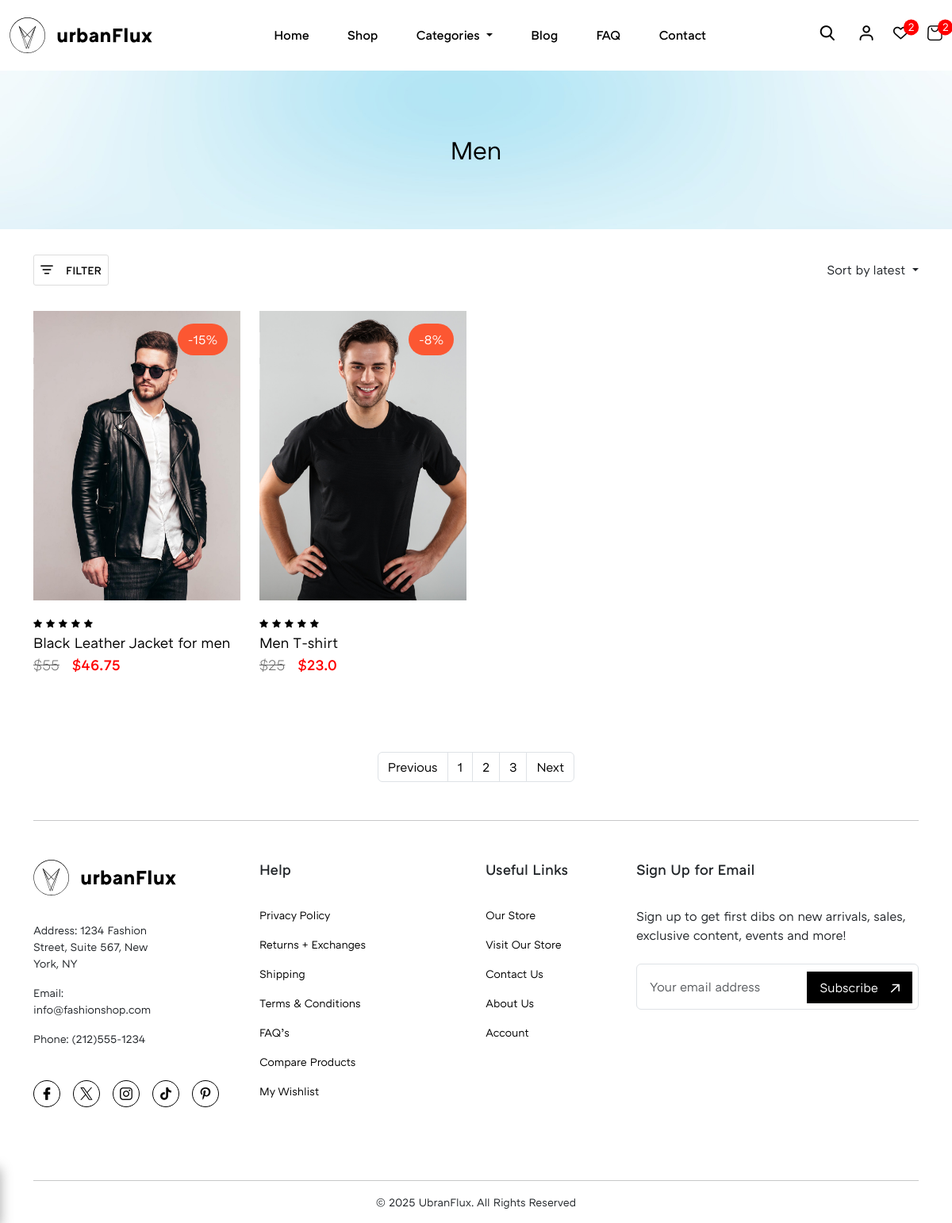
/category/16, run on an earlier commit of the app's database.
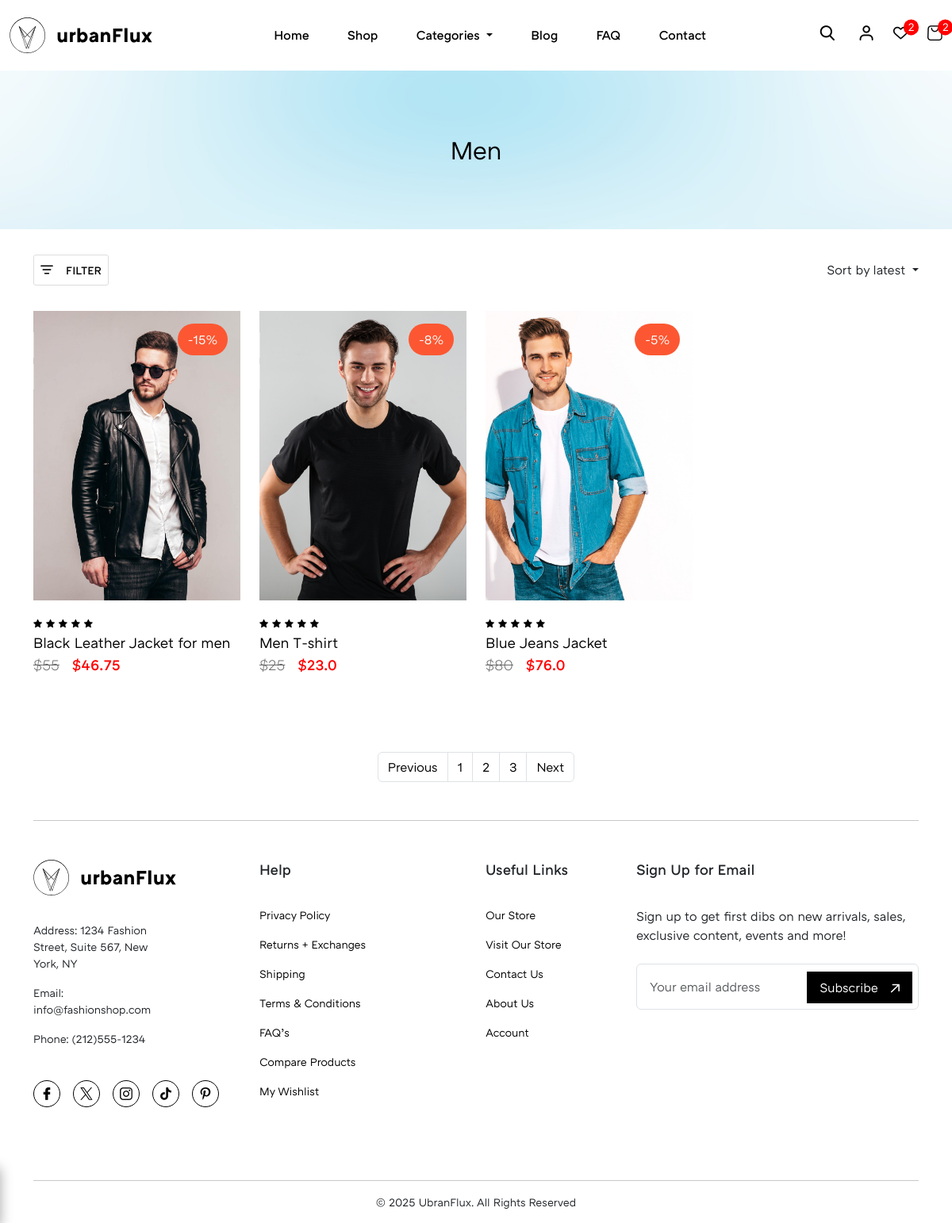
And on a later commit of the database.
### Site_Settings/models.py (models this page shows)
class Site_Settings(models.Model):
    estimated_delivery = models.TextField(max_length= 200, null=True)
    return_time = models.TextField(max_length= 200 , null=True)
    site_logo = models.FileField(upload_to='site_logo', validators=[validate_logo])
    theme_hero_section = models.ImageField(upload_to= 'theme_hero_section')
    tax_rate = models.IntegerField()
    product_policies = models.TextField(max_length=400)
    class Meta:
        verbose_name = ''
        verbose_name_plural = 'Site Settings'

### Store/models.py (models this page shows, shortened)
class Store(models.Model):
    product_name = models.CharField(max_length=100)
    price = models.IntegerField(null=True)
    product_type = models.CharField(max_length=15)
    description = models.TextField(max_length=500)
    Color_1 = models.CharField(max_length=10 , null=True)
    Color_2 = models.CharField(max_length=10, null=True , blank=True)
    Color_3 = models.CharField(max_length=10, null=True , blank=True)
    Feature_1 = models.CharField(max_length=50)
    Feature_2 = models.CharField(max_length=50, null=True , blank=True)
    Feature_3 = models.CharField(max_length=50, null=True , blank=True)
    Size_1 = models.CharField(max_length=20 , null=True)
    Size_2 = models.CharField(max_length=20, null=True , blank=True)
    Size_3 = models.CharField(max_length=20, null=True , blank=True)
    Materials_Care_1 = models.CharField(max_length=50, null=True)
    Materials_Care_2 = models.CharField(max_length=50, null=True , blank=True)
    Materials_Care_3 = models.CharField(max_length=50, null=True , blank=True)
    stock = models.IntegerField()
    sale = models.IntegerField(null=True, blank=True)
    is_available = models.BooleanField(default = True)
    slug =models.SlugField(max_length=100, unique=True)
    Image = models.ImageField(upload_to='Products')
    product_image_1 = models.ImageField(upload_to='Products')
    product_image_2 = models.ImageField(upload_to='Products')
    product_image_3 = models.ImageField(upload_to='Products')
    category = models.ForeignKey(Category, on_delete=models.CASCADE)
    class Meta():
        verbose_name = ''
        verbose_name_plural = 'Product'

### urbax_Flux/views.py (the view)
# urls.py: path('category/', views.product_category, name='category'),
def product_category(request, category):
    categories =  Category.objects.all()
    category_obj = get_object_or_404(Category, id=category)
    product_by_cat = Store.objects.filter( category_id=category)
    site_settings = Site_Settings.objects.all()
    Data = {
        "site_settings_data": site_settings,
        "categories_data": categories,
        "cat_obj" : category_obj,
        "product_by_cat_data" : product_by_cat
    }
    return render(request, 'category.html' , Data)

### Store/templatetags/custom_tags.py (called while the page is built)
@register.simple_tag
def calculate_discount_price(price, sale):
    try:
        price = float(price)  # Convert price to float
        sale = float(sale)    # Convert sale to float
        if price is not None and sale is not None:
            return price * (1 - sale / 100)  # Calculate discounted price
    except (ValueError, TypeError):
        pass  # If conversion fails, return the original price
    return price  # If there's no sale or conversion fails, return the original price

### templates/category.html (shortened to what this page needs)
{% load custom_tags %}
{% include 'header.html' %}
<main class="main-content">
    <section class="theme-hero-section">
        <figure>
            {% for theme in site_settings_data %}
            <img src="{{theme.theme_hero_section.url}}" alt="">
            {% endfor %}
            <figcaption>
                <h4 class="main-heading-font-medium">{{cat_obj.category_name}}</h4>
            </figcaption>
        </figure>
    </section>
    <div class="theme-filters-container">
        <div class="container">
            <div class="theme-filters-container-inner align-center-bet">
                <button class="align-center theme-filter-button light-border" id="filter_button"><i
                        class="filter-close icon-filter-icon"></i><small>FILTER</small></button>
                <div class="nav-item dropdown">
                    <a class="nav-link dropdown-toggle" href="#" id="navbarDropdown" role="button"
                        data-bs-toggle="dropdown" aria-expanded="false">
                        Sort by latest
                    </a>
                </div>
            </div>
        </div>
    </div>
    <section class="theme-product-cards">
        <div class="container">
            <div class="theme-product-cards-inner">
                <div class="row">
                    {% for c in product_by_cat_data %}
                    <div class="col-md-6 col-lg-4 col-xl-3">
                        <div class="product-cards">
                            <a href="{% url 'product-detail' c.id %}">
                                <figure>
                                    <img loading="lazy" src="{{c.Image.url}}" alt="">
                                    <figcaption>
                                        {% if c.sale %}
                                        <span class="sale-off">-{{c.sale}}%</span>
                                        {% else %}
                                        <span class="d_none"></span>
                                        {% endif %}
                                    </figcaption>
                                </figure>
                            </a>
                            <div class="info">
                                <span><i class="icon-rating"></i></span>
                                <span><i class="icon-rating"></i></span>
                                <span><i class="icon-rating"></i></span>
                                <span><i class="icon-rating"></i></span>
                                <span><i class="icon-rating"></i></span>
                                <a href="{% url 'product-detail' c.id %}"
                                    class="product-carousel-anchor">{{c.product_name}}</a>
                                    {% if c.sale >= 1 %}
                                        <small class="before-price">${{c.price}}</small><span><small  class="red_color px-3">${% calculate_discount_price c.price c.sale %}</small></span>
                                        {% else %}
                                      <small>${{c.price}}</small>
                                      {% endif %}
                            </div>
                        </div>
                    </div>
                    {% endfor %}
                </div>
            </div>
            <div class="pagination just-center my-5">
                <nav aria-label="Page navigation example">
                    <ul class="pagination">
                        <li class="page-item"><a class="page-link" href="#">Previous</a></li>
                        <li class="page-item"><a class="page-link" href="#">1</a></li>
                        <li class="page-item"><a class="page-link" href="#">2</a></li>
                        <li class="page-item"><a class="page-link" href="#">3</a></li>
                        <li class="page-item"><a class="page-link" href="#">Next</a></li>
                    </ul>
                </nav>
            </div>
        </div>
    </section>
</main>
{% include 'footer.html' %}

### templates/header.html (shortened to what this page needs)
{% load static %}
<!DOCTYPE html>
<html lang="en">
<head>
  <link rel="stylesheet" href="{% static 'assets/libs/swiper.css' %}">
  <link rel="stylesheet" href=" {% static 'assets/css/main.css' %}">
</head>
<body>
  <div class="site-wrapper">
    <header class="header">
      <nav class="navbar navbar-expand-lg main-navbar">
        <div class="container container-lg">
          {% for logo in site_settings_data %}
          <a class="navbar-brand" href="#">
            <img src="{{logo.site_logo.url}}" class="site-logo" alt="">
          </a>
          {% endfor %}
          <div class="collapse navbar-collapse" id="navbarSupportedContent">
            <ul class="navbar-nav me-auto mb-2 mb-lg-0">
              <li class="nav-item  nav-bar-links">
                <a class="nav-link active" aria-current="page" href="{% url 'home' %}">Home</a>
              </li>
              <li class="nav-item nav-bar-links">
                <a class="nav-link" href="{% url 'shop' %}">Shop</a>
              </li>
              <li class="nav-item dropdown nav-bar-links">
                <a class="nav-link dropdown-toggle" href="#" id="navbarDropdown" role="button" data-bs-toggle="dropdown"
                  aria-expanded="false">
                  Categories
                </a>
              </li>
              <li class="nav-item nav-bar-links">
                <a class="nav-link" href="#">Blog</a>
              </li>
              <li class="nav-item nav-bar-links">
                <a class="nav-link" href="#">FAQ</a>
              </li>
              <li class="nav-item nav-bar-links">
                <a class="nav-link" href="#">Contact</a>
              </li>
            </ul>
            <ul class="nav-right-links align-center">
                <li>
                  <button class="lg-hide links-hover" id="search-btn"><i  class="icon-search"></i></button>
                </li>
              <li><a href="{% url 'login' %}" class="links-hover lg-hide"><i class="icon-login"></i></a></li>
              <li><a href="{% url 'wishlist' %}" class="links-hover lg-hide count"><i class="icon-favourite"></i><span><small>2</small></span></a></li>
              <li><a href="{% url 'Shopping-cart' %}" class="links-hover lg-hide count"><i class="icon-cart"></i><span><small>2</small></span></a></li>
            </ul>
          </div>
        </div>
      </nav>
    </header>

### templates/footer.html (shortened to what this page needs)
{% load static %}
<footer class="footer">
    <div class="container">
      <hr class="my-5">
      <div class="footer-inner">
        <div class="row">
          <div class="col-md-12 col-lg-6 col-xl-2">
            <div class="col-inner">
              {% for logo in site_settings_data %}
              <img loading="lazy" src="{{logo.site_logo.url}}" class="site-logo" alt="">
              {% endfor %}
              <ul class="mb-5">
                <li>
                  <small>Address: 1234 Fashion Street, Suite 567,
                    New York, NY</small>
                </li>
                <li>
                  <small>Email: info@fashionshop.com</small>
                </li>
                <li>
                  <small>Phone: (212)555-1234</small>
                </li>
              </ul>
              <ul class="footer-social-media-icons">
                <li><a href=""><i class="icon-facebook"></i></a></li>
                <li><a href=""><i class="icon-twitter"></i></a></li>
                <li><a href=""><i class="icon-instagram"></i></a></li>
                <li><a href=""><i class="icon-tiktok"></i></a></li>
                <li><a href=""><i class="icon-pinterest"></i></a></li>
              </ul>
            </div>
          </div>
          <div class="col-md-12 col-lg-6 col-xl-2 offset-xl-1">
            <div class="col-inner">
              <strong class="col-title">Help</strong>
              <ul>
                <li><a href=""><small>Privacy Policy</small></a></li>
                <li><a href=""><small>Returns + Exchanges</small></a></li>
                <li><a href=""><small>Shipping</small></a></li>
                <li><a href=""><small>Terms & Conditions</small></a></li>
                <li><a href=""><small>FAQ’s</small></a></li>
                <li><a href=""><small>Compare Products</small></a></li>
                <li><a href=""><small>My Wishlist</small></a></li>
              </ul>
            </div>
          </div>
          <div class="col-md-12 col-lg-6 col-xl-2 offset-xl-1">
            <div class="col-inner">
              <strong class="col-title">Useful Links</strong>
              <ul>
                <li><a href=""><small>Our Store</small></a></li>
                <li><a href=""><small>Visit Our Store</small></a></li>
                <li><a href=""><small>Contact Us</small></a></li>
                <li><a href=""><small>About Us</small></a></li>
                <li><a href=""><small>Account</small></a></li>
              </ul>
            </div>
          </div>
          <div class="col-md-12 col-lg-6 col-xl-4">
            <div class="col-inner">
              <strong class="col-title">Sign Up for Email</strong>
              <p class="mb-4">Sign up to get first dibs on new arrivals, sales, exclusive content, events and more!</p>
              <form class="row g-3">
                <div class="col-md-12 news-letter-input">
                  <input type="email" class="form-control" placeholder="Your email address" id="inputEmail4">
                  <button type="submit" class="news-letter-subscribe subscribe-button">Subscribe<i class="icon-theme-link link-arrow"></i></button>
                </div>
              </form>
            </div>
          </div>
        </div>
      </div>
      <hr class="mt-5">
      <div class="copyright mb-3 just-center">
          <small>&copy 2025 UbranFlux. All Rights Reserved</small>
      </div>
    </div>
  </footer>
</div>
</body>
</html>

What changed in the data, as far as the page shows it:
added Store: Image (picture), sale "5", product_name "Blue Jeans Jacket", price "80", price+sale "76.0"
